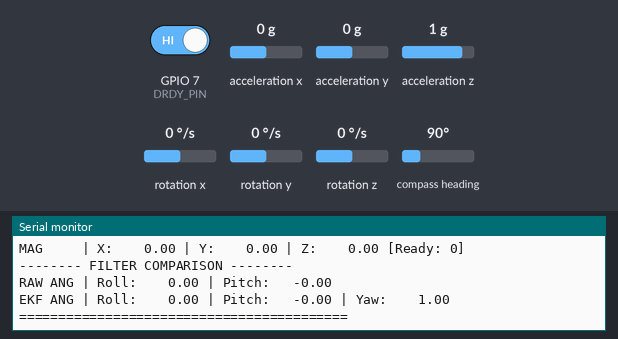
Recording of a program running on a simulated ESP32-S3. Parts: the last lines printed to the serial monitor. Wiring (inferred from the names in the program): HMC5883L compass at I2C address 0x1E; MPU-6050 motion sensor at I2C address 0x68. Inputs (shaded band) come from the test bench; at power-on: acceleration x 0 g, GPIO 7 (DRDY_PIN) HIGH, acceleration y 0 g, acceleration z 1 g, rotation x 0 °/s, rotation y 0 °/s, rotation z 0 °/s, compass heading 90°.

Above: at 1.3 s.
1.4 s: acceleration x set to -1.4 g
At 1.53 s:
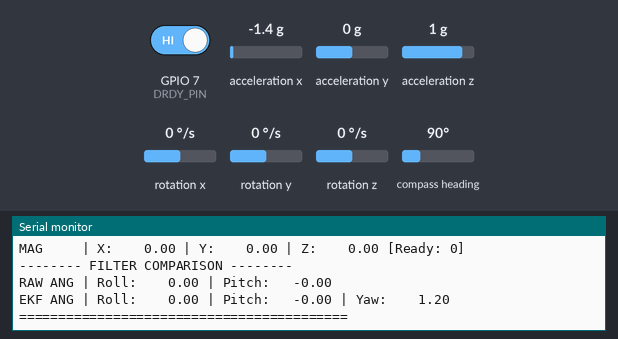
3.0 s: GPIO 7 (DRDY_PIN) driven LOW
4.6 s: acceleration y set to -1.4 g
At 4.73 s:
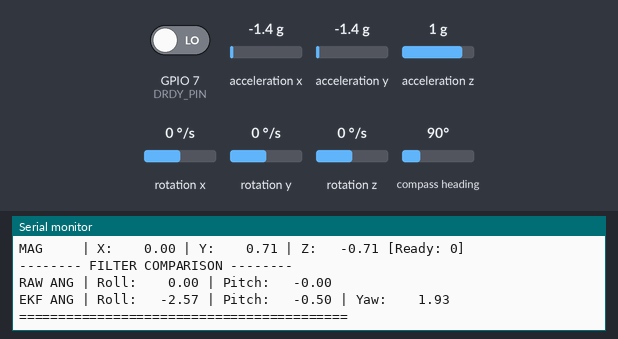
6.4 s: acceleration z set to -1.4 g
At 6.53 s:
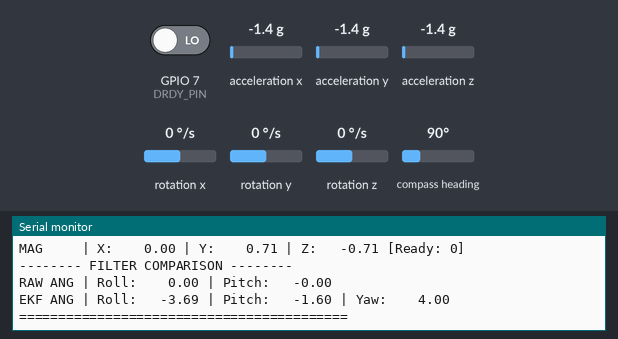
8.2 s: rotation x set to -192 °/s
At 8.33 s:
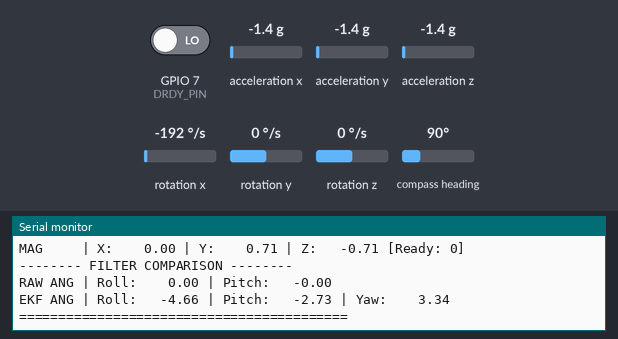
9.8 s: rotation y set to -192 °/s
At 9.93 s:
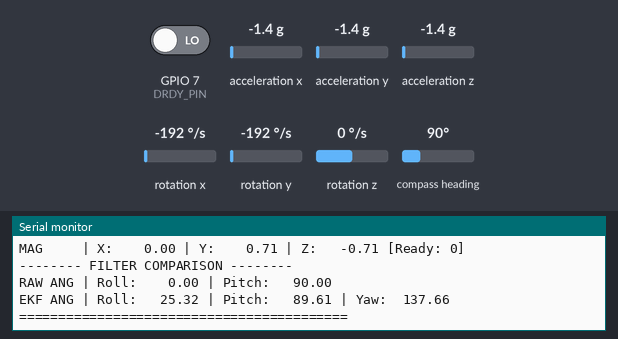
Timing chart, 0 to 12.4 s (numbered marks = the images above; inputs shaded):
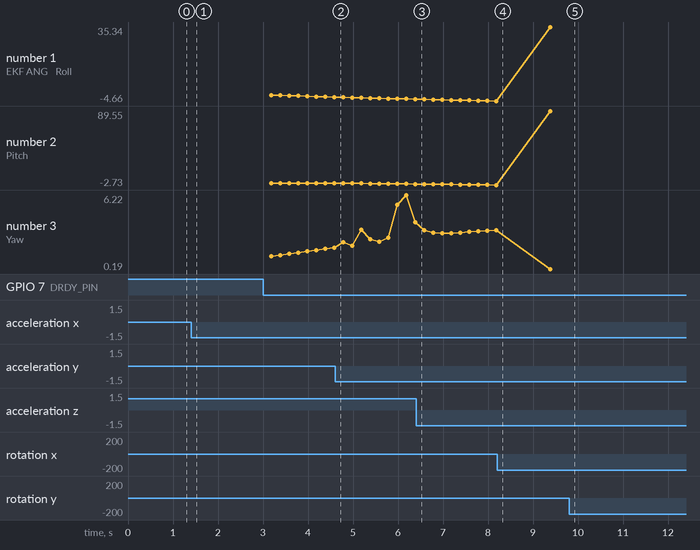

Measured:
- plotted number 1: -3.69 → -4.66 after the input at 6.4 s, -4.66 → 35.34 after the input at 8.2 s
- plotted number 2: -1.6 → -2.73 after the input at 6.4 s, -2.73 → 89.55 after the input at 8.2 s
- plotted number 3: 1.93 → 4 after the input at 4.6 s, 4 → 3.34 after the input at 6.4 s, 3.34 → 0.19 after the input at 8.2 s

The program:

main.cpp
```cpp
#include <Arduino.h>
#include <Wire.h>
#include "math/Matrix.h"
#include "sensor/GY87_MPU6050.h"
#include "sensor/GY87_HMC5883L.h"

// ==========================================
// 0. HARDWARE OBJECTS
// ==========================================
GY87_MPU6050 mpu;
GY87_HMC5883L mag;

// RTOS Handles
SemaphoreHandle_t ekfMutex;
SemaphoreHandle_t i2cMutex;
TaskHandle_t TaskRollPitch_Handle;
TaskHandle_t TaskYaw_Handle;

// ==========================================
// 1. DATA ACQUISTION
// ==========================================

// Function for the 500Hz Task
void readIMUData(Vector3 &gyro, Vector3 &accel) {
// Wait for the I2C bus to be free
    if (xSemaphoreTake(i2cMutex, portMAX_DELAY) == pdTRUE) {
        mpu.getRawAll();
        xSemaphoreGive(i2cMutex);
    }

    gyro = {mpu.getGyroX(), mpu.getGyroY(), mpu.getGyroZ()};
    accel = {mpu.getAccX(), mpu.getAccY(), mpu.getAccZ()};
    accel.normalize();
}

// ============================================================
// 2. READ MAGNETOMETER DATA (75 Hz)
// ============================================================
bool readMagData(Vector3 &mag_vec)
{
    bool ready = false;
    // --------------------------------------------------------
    // Protect I2C bus
    // --------------------------------------------------------
    if (xSemaphoreTake(i2cMutex, portMAX_DELAY) == pdTRUE)
    {
        // Check DRDY flag set by ISR
        ready = mag.isDataReady();

        // Only read sensor when new data is available
        if (ready)
        {
            mag.getRawAll();
        }

        xSemaphoreGive(i2cMutex);
    }

    // --------------------------------------------------------
    // No new magnetometer data
    // --------------------------------------------------------
    if (!ready)
    {
        return false;
    }

    // --------------------------------------------------------
    // Convert raw data to magnetic field
    // --------------------------------------------------------
    mag_vec = {
        mag.getX(),
        mag.getY(),
        mag.getZ()
    };

    // --------------------------------------------------------
    // Normalize magnetic vector
    // --------------------------------------------------------
    mag_vec.normalize();

    return true;
}

// ==========================================
// TELEMETRY "BLACK BOX" (Stores latest data)
// ==========================================
struct TelemetryData {
    // Timing
    float dt = 0.0f;
    uint32_t pilot_total_us = 0;
    uint32_t nav_total_us = 0;

    // Raw Sensors
    Vector3 accel;
    Vector3 gyro;
    Vector3 mag;
    bool mag_updated = false;

    // Output Angles
    float ekf_roll = 0.0f, ekf_pitch = 0.0f, ekf_yaw = 0.0f;
};

// Global instance to hold our data
TelemetryData tlm;

// ==========================================
// SEPARATED PRINT FUNCTION
// ==========================================
void printEKFValidation() {
    // 1. Calculate "Raw" Angles from Accelerometer for comparison
    // These will be noisy! It proves your EKF is doing its job by smoothing them.
    float raw_roll = atan2f(tlm.accel(1,0), tlm.accel(2,0)) * 57.2958f;
    float raw_pitch = atan2f(-tlm.accel(0,0), sqrtf(tlm.accel(1,0)*tlm.accel(1,0) + tlm.accel(2,0)*tlm.accel(2,0))) * 57.2958f;

    // 2. Print the beautifully formatted validation block
    Serial.println("\n============= EKF VALIDATION =============");
    Serial.printf("TIMING  | dt: %.4f s | Pilot: %lu us | Nav: %lu us\n",
                  tlm.dt, tlm.pilot_total_us, tlm.nav_total_us);

    Serial.println("-------- RAW SENSORS --------");
    Serial.printf("GYRO    | X: %7.2f | Y: %7.2f | Z: %7.2f\n", tlm.gyro(0,0), tlm.gyro(1,0), tlm.gyro(2,0));
    Serial.printf("ACCEL   | X: %7.2f | Y: %7.2f | Z: %7.2f\n", tlm.accel(0,0), tlm.accel(1,0), tlm.accel(2,0));
    Serial.printf("MAG     | X: %7.2f | Y: %7.2f | Z: %7.2f [Ready: %d]\n", tlm.mag(0,0), tlm.mag(1,0), tlm.mag(2,0), tlm.mag_updated);

    Serial.println("-------- FILTER COMPARISON --------");
    Serial.printf("RAW ANG | Roll: %7.2f | Pitch: %7.2f\n", raw_roll, raw_pitch);
    Serial.printf("EKF ANG | Roll: %7.2f | Pitch: %7.2f | Yaw: %7.2f\n", tlm.ekf_roll, tlm.ekf_pitch, tlm.ekf_yaw);
    Serial.println("==========================================");
}

// ==========================================
// UTILITY: TASK PROFILER (Stopwatch)
// ==========================================
class TaskProfiler {
public:
    uint32_t i2c_time;
    uint32_t ekf_time;
    uint32_t total_time;

private:
    uint32_t t_start;
    uint32_t t_i2c;
    uint32_t t_ekf;

public:
    // 1. Call this at the very beginning of the loop
    void start() {
        t_start = micros();
    }

    // 2. Call this right after talking to sensors
    void markI2C() {
        t_i2c = micros();
        i2c_time = t_i2c - t_start;
    }

    // 3. Call this right after the EKF mutex is given back
    void markEKF() {
        t_ekf = micros();
        ekf_time = t_ekf - t_i2c;
        total_time = t_ekf - t_start;
    }
};


// ==========================================
// 3. EKF CLASS
// ==========================================
class DroneEKF {
private:
    // Internal State Memory
    Vector7 x;      // State Vector [q0, q1, q2, q3, bx, by, bz]
    Matrix<7,7> P;  // Covariance Matrix
    Matrix<7,7> Q;  // Process Noise
    Matrix<3,3> Ra; // Accel Noise
    Matrix<3,3> Rm; // Mag Noise

    float earth_bx;
    float earth_bz;

    void normalizeQuaternion() {
        float magnitude = sqrtf(x(0,0)*x(0,0) + x(1,0)*x(1,0) + x(2,0)*x(2,0) + x(3,0)*x(3,0));
        if(magnitude > 0.0f) {
            for(int i=0; i<4; i++) x(i,0) /= magnitude;
        }
    }

public:
    DroneEKF() {
        earth_bx = 1.0f;
        earth_bz = 0.0f;
        x = {1.0f, 0.0f, 0.0f, 0.0f, 0.0f, 0.0f, 0.0f};
        P = Matrix<7,7>::identity() * 0.01f;
        Q = Matrix<7,7>::zeros();

        float q_var = 0.0001f;
        float b_var = 1e-6f;
        for(int i=0; i<4; i++) Q(i,i) = q_var;
        for(int i=4; i<7; i++) Q(i,i) = b_var;

        Ra = Matrix<3,3>::identity() * 0.1f;
        Rm = Matrix<3,3>::identity() * 0.5f;
    }

    void predict(float dt, Vector3 gyro_raw) {
        float q0 = x(0,0), q1 = x(1,0), q2 = x(2,0), q3 = x(3,0);
        float dt2 = dt / 2.0f;

        float wx = (gyro_raw(0,0) * 0.0174533f) - x(4,0);
        float wy = (gyro_raw(1,0) * 0.0174533f) - x(5,0);
        float wz = (gyro_raw(2,0) * 0.0174533f) - x(6,0);

        x(0,0) = q0 - dt2*wx*q1 - dt2*wy*q2 - dt2*wz*q3;
        x(1,0) = q1 + dt2*wx*q0 - dt2*wy*q3 + dt2*wz*q2;
        x(2,0) = q2 + dt2*wx*q3 + dt2*wy*q0 - dt2*wz*q1;
        x(3,0) = q3 - dt2*wx*q2 + dt2*wy*q1 + dt2*wz*q0;

        Matrix<7,7> F_mat = Matrix<7,7>::identity();
        F_mat(0,1) = -dt2*wx; F_mat(0,2) = -dt2*wy; F_mat(0,3) = -dt2*wz; F_mat(0,4) =  dt2*q1; F_mat(0,5) =  dt2*q2; F_mat(0,6) =  dt2*q3;
        F_mat(1,0) =  dt2*wx; F_mat(1,2) =  dt2*wz; F_mat(1,3) = -dt2*wy; F_mat(1,4) = -dt2*q0; F_mat(1,5) =  dt2*q3; F_mat(1,6) = -dt2*q2;
        F_mat(2,0) =  dt2*wy; F_mat(2,1) = -dt2*wz; F_mat(2,3) =  dt2*wx; F_mat(2,4) = -dt2*q3; F_mat(2,5) = -dt2*q0; F_mat(2,6) =  dt2*q1;
        F_mat(3,0) =  dt2*wz; F_mat(3,1) =  dt2*wy; F_mat(3,2) = -dt2*wx; F_mat(3,4) =  dt2*q2; F_mat(3,5) = -dt2*q1; F_mat(3,6) = -dt2*q0;

        P = (F_mat * P * F_mat.transpose()) + Q;
    }

    void updateAccel(Vector3 z_a) {
        float q0 = x(0,0), q1 = x(1,0), q2 = x(2,0), q3 = x(3,0);

        Vector3 h_a = { 2.0f*(q1*q3 - q0*q2), 2.0f*(q0*q1 + q2*q3), q0*q0 - q1*q1 - q2*q2 + q3*q3 };

        Matrix<3,7> Ha = Matrix<3,7>::zeros();
        Ha(0,0) = -2.0f*q2; Ha(0,1) =  2.0f*q3; Ha(0,2) = -2.0f*q0; Ha(0,3) =  2.0f*q1;
        Ha(1,0) =  2.0f*q1; Ha(1,1) =  2.0f*q0; Ha(1,2) =  2.0f*q3; Ha(1,3) =  2.0f*q2;
        Ha(2,0) =  2.0f*q0; Ha(2,1) = -2.0f*q1; Ha(2,2) = -2.0f*q2; Ha(2,3) =  2.0f*q3;

        Vector3 y_a = z_a - h_a;
        Matrix<3,3> S = (Ha * P * Ha.transpose()) + Ra;
        Matrix<7,3> K = P * Ha.transpose() * S.inverse3x3();

        x = x + (K * y_a);
        P = (Matrix<7,7>::identity() - (K * Ha)) * P;
        normalizeQuaternion();
    }

    void updateMag(Vector3 z_m) {
        float q0 = x(0,0), q1 = x(1,0), q2 = x(2,0), q3 = x(3,0);
        float bx = earth_bx, bz = earth_bz;

        Vector3 h_m = {
            bx*(q0*q0 + q1*q1 - q2*q2 - q3*q3) + 2.0f*bz*(q1*q3 - q0*q2),
            2.0f*bx*(q1*q2 - q0*q3) + 2.0f*bz*(q0*q1 + q2*q3),
            2.0f*bx*(q0*q2 + q1*q3) + bz*(q0*q0 - q1*q1 - q2*q2 + q3*q3)
        };

        Matrix<3,7> Hm = Matrix<3,7>::zeros();
        Hm(0,0) = 2.0f*bx*q0 - 2.0f*bz*q2; Hm(0,1) = 2.0f*bx*q1 + 2.0f*bz*q3; Hm(0,2) = -2.0f*bx*q2 - 2.0f*bz*q0; Hm(0,3) = -2.0f*bx*q3 + 2.0f*bz*q1;
        Hm(1,0) = -2.0f*bx*q3 + 2.0f*bz*q1; Hm(1,1) = 2.0f*bx*q2 + 2.0f*bz*q0; Hm(1,2) = 2.0f*bx*q1 + 2.0f*bz*q3; Hm(1,3) = -2.0f*bx*q0 + 2.0f*bz*q2;
        Hm(2,0) = 2.0f*bx*q2 + 2.0f*bz*q0; Hm(2,1) = 2.0f*bx*q3 - 2.0f*bz*q1; Hm(2,2) = 2.0f*bx*q0 - 2.0f*bz*q2; Hm(2,3) = 2.0f*bx*q1 + 2.0f*bz*q3;

        Vector3 y_m = z_m - h_m;
        Matrix<3,3> S = (Hm * P * Hm.transpose()) + Rm;
        Matrix<7,3> K = P * Hm.transpose() * S.inverse3x3();

        x = x + (K * y_m);
        P = (Matrix<7,7>::identity() - (K * Hm)) * P;
        normalizeQuaternion();
    }

    void getEulerAngles(float &roll, float &pitch, float &yaw) {
        float q0 = x(0,0), q1 = x(1,0), q2 = x(2,0), q3 = x(3,0);
        roll  = atan2f(2.0f*(q0*q1 + q2*q3), q0*q0 - q1*q1 - q2*q2 + q3*q3) * 57.2958f;
        pitch = asinf(-2.0f*(q1*q3 - q0*q2)) * 57.2958f;
        yaw   = atan2f(2.0f*(q1*q2 + q0*q3), q0*q0 + q1*q1 - q2*q2 - q3*q3) * 57.2958f;

    }
};


DroneEKF ekf;

// ==========================================
// 4. RTOS TASKS (Data flow and Execution)
// ==========================================


// ============================================================
//      TASK: ROLL + PITCH (500 Hz / 2ms)
// ============================================================
void Task_ROLL_PITCH(void *pvParameters)
{
    TickType_t xLastWakeTime = xTaskGetTickCount();
    const TickType_t xFrequency = pdMS_TO_TICKS(2);

    Vector3 accel, gyro;
    float roll = 0.0f, pitch = 0.0f, yaw = 0.0f;
    uint32_t lastTimeUs = micros();
    uint16_t printCounter = 0;

    TaskProfiler profiler; // <--- Create our stopwatch

    while (1)
    {
        vTaskDelayUntil(&xLastWakeTime, xFrequency);
        profiler.start(); // START STOPWATCH

        // 1. READ IMU
        readIMUData(accel, gyro);
        profiler.markI2C(); // RECORD I2C TIME

        // 2. CALCULATE DT
        uint32_t nowUs = micros();
        float dt = (nowUs - lastTimeUs) * 1e-6f;
        lastTimeUs = nowUs;
        if (dt <= 0.0f || dt > 0.1f) dt = 0.002f; // Safety Catch

        // 3. EKF MATH
        if (xSemaphoreTake(ekfMutex, pdMS_TO_TICKS(10)) == pdTRUE) {
            ekf.predict(dt, gyro);
            ekf.updateAccel(accel);
            ekf.getEulerAngles(roll, pitch, yaw);
            xSemaphoreGive(ekfMutex);
        }
        profiler.markEKF();

        // ==========================================
        // 4. SAVE TO TELEMETRY & PRINT
        // ==========================================
        tlm.accel = accel;
        tlm.gyro = gyro;
        tlm.dt = dt;
        tlm.ekf_roll = roll;
        tlm.ekf_pitch = pitch;
        tlm.ekf_yaw = yaw;
        tlm.pilot_total_us = profiler.total_time;

        printCounter++;
        if (printCounter >= 100) { // Call print function at 5Hz
            printEKFValidation();
            printCounter = 0;
    }
}
}
// ============================================================
// TASK: YAW (~77 Hz / 13 ms)
// ============================================================
void Task_YAW(void *pvParameters)
{
    TickType_t xLastWakeTime = xTaskGetTickCount();
    const TickType_t xFrequency = pdMS_TO_TICKS(13);

    Vector3 mag_vec;
    uint16_t printCounter = 0;
    TaskProfiler profiler; // <--- Create our stopwatch

    while (1)
    {
        vTaskDelayUntil(&xLastWakeTime, xFrequency);
        profiler.start(); // START STOPWATCH

        // 1. READ MAGNETOMETER
        bool gotData = readMagData(mag_vec);
        profiler.markI2C(); // RECORD I2C TIME

        // 2. EKF UPDATE
        if (gotData) {
            if (xSemaphoreTake(ekfMutex, pdMS_TO_TICKS(10)) == pdTRUE) {
                ekf.updateMag(mag_vec);
                xSemaphoreGive(ekfMutex);
            }
        }
        profiler.markEKF(); // RECORD MATH AND TOTAL TIME

        // ==========================================
        // UPDATE TELEMETRY (No printing here)
        // ==========================================
        tlm.mag_updated = gotData;
        if (gotData) {
            tlm.mag = mag_vec;
        }
        tlm.nav_total_us = profiler.total_time;
    }
}


// ==========================================
// 4. SETUP & LOOP
// ==========================================
void setup() {
    Serial.begin(115200);
    uint8_t DRDY_PIN = 7;
    uint8_t SDA_PIN = 10;
    uint8_t SCL_PIN = 9;

    Wire.begin(SDA_PIN, SCL_PIN);
    Wire.setClock(100000);
    delay(50);

    mpu.init(SDA_PIN, SCL_PIN);
    mpu.enableBypass();
    delay(100);

    mag.init(SDA_PIN, SCL_PIN);
    mag.setMeasMode(CONTINUOUS_MODE);
    mag.setOutputRate(RATE_75);
    mag.setGain(FIELD_RANGE_1_3);

    mag.attachDRDYInterrupt(DRDY_PIN);
    printEKFValidation;


    // Start RTOS
    ekfMutex = xSemaphoreCreateMutex();
    i2cMutex = xSemaphoreCreateMutex();

    xTaskCreatePinnedToCore(Task_ROLL_PITCH, "Roll Pitch", 8192, NULL, 2, &TaskRollPitch_Handle, 1);
    xTaskCreatePinnedToCore(Task_YAW, "Yaw", 4096, NULL, 1, &TaskYaw_Handle, 0);

}

void loop(){
    vTaskDelete(NULL);
}
```

GY87_HMC5883L.h
```cpp
#ifndef GY87_HMC5883L_H
#define GY87_HMC5883L_H

#include <Arduino.h>
#include <Wire.h>

#define HMC5883L_ADDRESS          0x1E

// ////====================================================////
// ////                     REGISTERS                      ////
// ////====================================================////

#define HMC5883L_CRA              0x00
//  /*
//     | Location | Description                                                       |
//     | :------: | :-------------------------------------------------------------    |
//     |     0    | Set to 0 when confirguring CRA                                    |
//     |   5 - 6  | Number of samples averaged(1 to 8)                                |
//     |   2 - 4  | Data output rate(0.75 | 1.5 | 3 | 15 (default) | 30 |75 | Reverse)|
//     |   0 - 1  | Bias measurement register                                         | I dont understand this function */
#define HMC5883L_CRB              0x01
// /*
//     | Location | Description                                     |
//     | :------: | :---------------------------------------------- |
//     |   5 - 7  | Gain configuration                              |
//     |   0 - 4  | must be cleared for proper operation | */
#define HMC5883L_MODE             0x02
//  /*!< Register address for the mode register, which contains:
//     | Location | Description                                                        |
//     | :------: | :----------------------------------------------------------------- |
//     |     7    | High speed I2C mode bit                                            |
//     |   1 - 6  | Not used                                                           |
//     |   0 - 1  | Measurement mode select bits (Continuous mesurement mode | single measurement mode | idle mode)| */


#define HMC5883L_DATA_X_MSB       0x03
// /*!< Starting address for the data registers, which are, in
//      order: `DXRA` (MSB), `DXRB` (LSB), `DZRA` (MSB),
//     `DZRB` (LSB), `DYRA` (MSB), `DYRB` (LSB). */
#define HMC5883L_DATA_X_LSB       0x04

#define HMC5883L_DATA_Z_MSB       0x05
#define HMC5883L_DATA_Z_LSB       0x06

#define HMC5883L_DATA_Y_MSB       0x07
#define HMC5883L_DATA_Y_LSB       0x08

#define HMC5883L_STATUS           0x09
// /*!< Register address for the status register, which contains
//     the `LOCK` [1] and `RDY` [0]. See `getStatus()`. */

#define HMC5883L_ID_A             0x0A
#define HMC5883L_ID_B             0x0B
#define HMC5883L_ID_C             0x0C

#define DEFAULT_GAIN_LSB_PER_GAUSS 1090.0


enum AvgMode
{
  AVERAGING_1,
  AVERAGING_2,
  AVERAGING_4,
  AVERAGING_8
};

enum OutputRate
{
  RATE_0_75,
  RATE_1_5,
  RATE_3,
  RATE_7_5,
  RATE_15,
  RATE_30,
  RATE_75
};

enum BiasMode
{
  BIAS_NORMAL,
  BIAS_POSITIVE,
  BIAS_NEGATIVE
};

enum GainMode
{
  FIELD_RANGE_0_88,
  FIELD_RANGE_1_3,
  FIELD_RANGE_1_9,
  FIELD_RANGE_2_5,
  FIELD_RANGE_4_0,
  FIELD_RANGE_4_7,
  FIELD_RANGE_5_6,
  FIELD_RANGE_8_1
};

enum MeasMode
{
  CONTINUOUS_MODE,
  SINGLE_MODE,
  IDLE_MODE
};

class GY87_HMC5883L{
private:
  static GY87_HMC5883L* instance;
  float sensitivity;
  int16_t xRaw, yRaw, zRaw;
  float x, y, z;
  volatile bool dataReady;
  bool intUsed;
  uint32_t latestDataTimeMs, latestDataTimeUs;

private:
  void writeRegister(uint8_t reg, uint8_t data);
  uint8_t readRegister(uint8_t reg);
  static void IRAM_ATTR drdyISR();

public:
  GY87_HMC5883L();

  void init(uint8_t sda, uint8_t scl);
  void setAveraging(AvgMode avg);
  void setOutputRate(OutputRate rate);
  void setBiasMode(BiasMode bias);
  void setGain(GainMode gain);
  void setMeasMode(MeasMode meas);

  void attachDRDYInterrupt(uint8_t pin);
  bool isDataReady();
  void IRAM_ATTR setDataReady();
  void clearDataReady();

  void getRawAll();
  int16_t getRawX();
  int16_t getRawY();
  int16_t getRawZ();

  void getAllData(float &_x, float &_y, float &_z);
  float getX();
  float getY();
  float getZ();

  uint32_t getLatestDataTimeMs();
  uint32_t getLatestDataTimeUs();
};


#endif
```

Source omitted: Matrix.h (6318 bytes), GY87_MPU6050.h (2000 bytes), GY87_HMC5883L.cpp (6022 bytes), GY87_MPU6050.cpp (5516 bytes)
